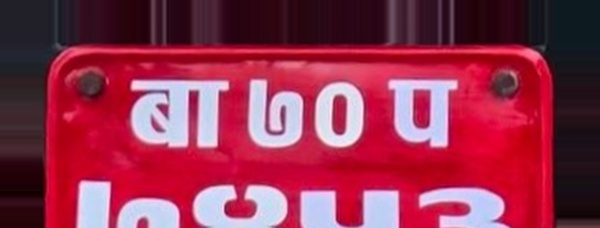
#> input picture ai-service/debug_crops/candidate_0_line0_raw.jpg, 600 x 228 px
$ python -i preprocessing.py   (imports and definitions only)
#> lines starting #> are read from the running program, lines starting #| are printed output that depends on the picture
#> further down, picture is the input picture: shape (228, 600, 3); mean B, G, R 77.3, 49.5, 145.8
"""
Shared image preprocessing helpers.

For plate OCR specifically, the goal is to hand PaddleOCR a crop that is:
  - large enough (plates are often <100px tall in the source photo)
  - contrast-normalized (red embossed background + white/silver characters
    varies a lot in real photos: sun glare, shade, flash)
  - deskewed if the plate was photographed at a steep angle
"""

import cv2
import numpy as np


# [12 lines left out: function resize_for_ocr, not called in this run]


def normalize_contrast(image: np.ndarray) -> np.ndarray:
    """
    CLAHE on the L channel (LAB color space) to normalize contrast between
    the red plate background and the embossed/painted characters, without
    blowing out detail the way plain histogram equalization does.
    """
    lab = cv2.cvtColor(image, cv2.COLOR_BGR2LAB)
#> lab: shape (228, 600, 3); mean of channels 0, 1, 2 97.2, 165.3, 139.1
    l_channel, a_channel, b_channel = cv2.split(lab)
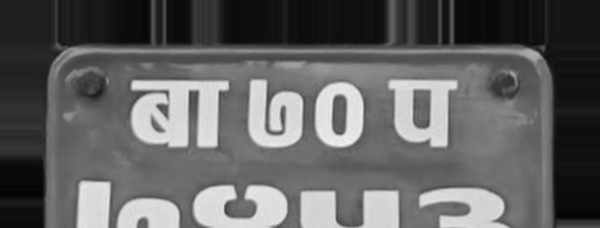
#> l_channel: shape (228, 600); min 3, max 240, mean 97.2
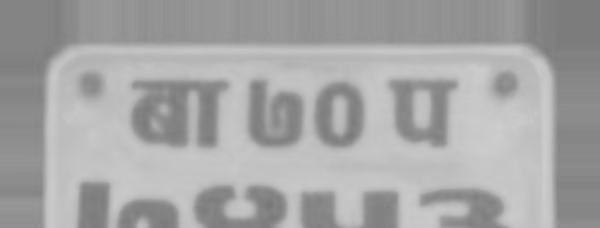
#> a_channel: shape (228, 600); min 119, max 206, mean 165.3
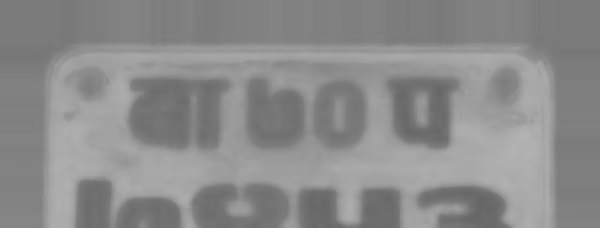
#> b_channel: shape (228, 600); min 100, max 179, mean 139.1
    clahe = cv2.createCLAHE(clipLimit=2.5, tileGridSize=(8, 8))
    l_channel = clahe.apply(l_channel)
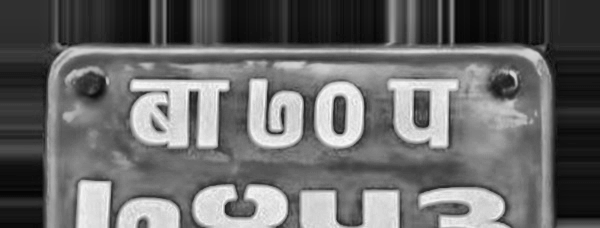
#> l_channel: shape (228, 600); min 3, max 248, mean 105.5
    merged = cv2.merge((l_channel, a_channel, b_channel))
#> merged: shape (228, 600, 3); mean of channels 0, 1, 2 105.5, 165.3, 139.1
    return cv2.cvtColor(merged, cv2.COLOR_LAB2BGR)
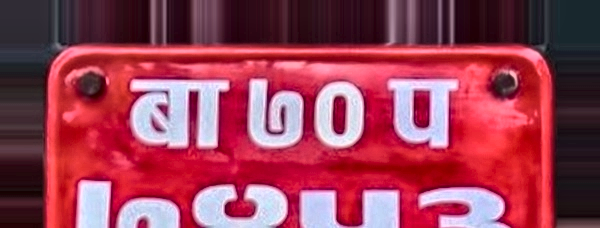
#> returned value: shape (228, 600, 3); mean B, G, R 84.9, 62.5, 153.5


# [52 lines left out: functions order_corners, perspective_correct, prepare_plate_crop, not called in this run]

>>> import cv2
>>> picture = cv2.imread('../debug_crops/candidate_0_line0_raw.jpg')
>>> result = normalize_contrast(picture)

$ run again, on ai-service/debug_crops/candidate_1_line1_raw.jpg
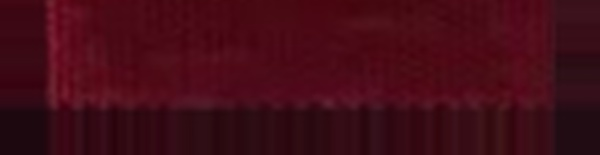
#> input picture ai-service/debug_crops/candidate_1_line1_raw.jpg, 600 x 155 px
#> picture is the input picture: shape (155, 600, 3); mean B, G, R 22.5, 11, 67.1
#> lab: shape (155, 600, 3); mean of channels 0, 1, 2 32.4, 154.8, 136.4
#> in normalize_contrast, `l_channel = clahe.apply(l_channel)`:
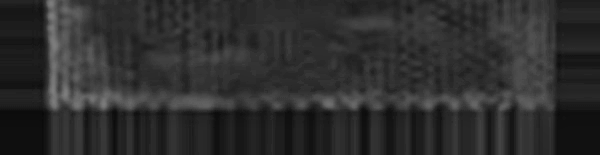
#> l_channel: shape (155, 600); min 9, max 126, mean 46.1
#> merged: shape (155, 600, 3); mean of channels 0, 1, 2 46.1, 154.8, 136.4
#> in normalize_contrast, `return cv2.cvtColor(merged, cv2.COLOR_LAB2BGR)`:
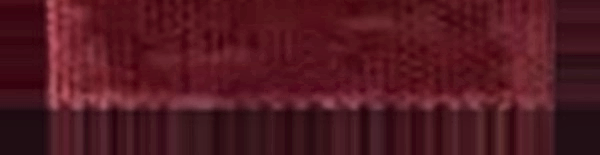
#> returned value: shape (155, 600, 3); mean B, G, R 33.4, 24.5, 81
